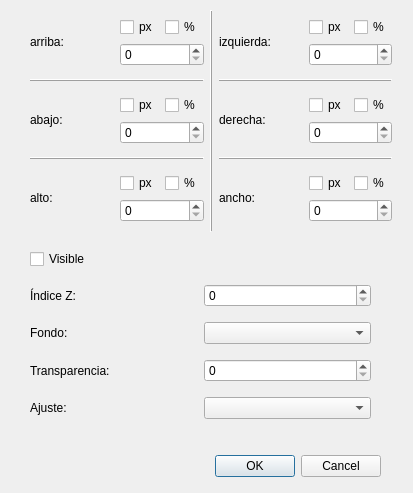
<?xml version="1.0" encoding="UTF-8"?>
<ui version="4.0">
 <class>ImageDescriptorAttr</class>
 <widget class="QDialog" name="ImageDescriptorAttr">
  <property name="geometry">
   <rect>
    <x>0</x>
    <y>0</y>
    <width>413</width>
    <height>493</height>
   </rect>
  </property>
  <property name="windowTitle">
   <string>Dialog</string>
  </property>
  <widget class="QDialogButtonBox" name="buttonBox">
   <property name="geometry">
    <rect>
     <x>40</x>
     <y>450</y>
     <width>341</width>
     <height>32</height>
    </rect>
   </property>
   <property name="orientation">
    <enum>Qt::Horizontal</enum>
   </property>
   <property name="standardButtons">
    <set>QDialogButtonBox::Cancel|QDialogButtonBox::Ok</set>
   </property>
  </widget>
  <widget class="QWidget" name="verticalLayoutWidget_2">
   <property name="geometry">
    <rect>
     <x>30</x>
     <y>240</y>
     <width>341</width>
     <height>190</height>
    </rect>
   </property>
   <layout class="QVBoxLayout" name="verticalLayout_9">
    <item>
     <widget class="QCheckBox" name="visibleCB">
      <property name="text">
       <string>Visible</string>
      </property>
     </widget>
    </item>
    <item>
     <layout class="QHBoxLayout" name="horizontalLayout_14">
      <item>
       <widget class="QLabel" name="label_7">
        <property name="text">
         <string>Índice Z:</string>
        </property>
       </widget>
      </item>
      <item>
       <widget class="QSpinBox" name="zIndexSB"/>
      </item>
     </layout>
    </item>
    <item>
     <layout class="QHBoxLayout" name="horizontalLayout_9">
      <item>
       <widget class="QLabel" name="label_8">
        <property name="text">
         <string>Fondo:</string>
        </property>
       </widget>
      </item>
      <item>
       <widget class="QComboBox" name="backgroundCB"/>
      </item>
     </layout>
    </item>
    <item>
     <layout class="QHBoxLayout" name="horizontalLayout_15">
      <item>
       <widget class="QLabel" name="label_9">
        <property name="text">
         <string>Transparencia:</string>
        </property>
       </widget>
      </item>
      <item>
       <widget class="QSpinBox" name="transparencySB"/>
      </item>
     </layout>
    </item>
    <item>
     <layout class="QHBoxLayout" name="horizontalLayout_16">
      <item>
       <widget class="QLabel" name="label_10">
        <property name="text">
         <string>Ajuste:</string>
        </property>
       </widget>
      </item>
      <item>
       <widget class="QComboBox" name="fitCB"/>
      </item>
     </layout>
    </item>
   </layout>
  </widget>
  <widget class="QWidget" name="horizontalLayoutWidget_4">
   <property name="geometry">
    <rect>
     <x>30</x>
     <y>10</y>
     <width>362</width>
     <height>222</height>
    </rect>
   </property>
   <layout class="QHBoxLayout" name="horizontalLayout_17">
    <item>
     <layout class="QVBoxLayout" name="verticalLayout_8">
      <item>
       <layout class="QHBoxLayout" name="horizontalLayout">
        <item>
         <layout class="QVBoxLayout" name="topLayout">
          <item>
           <widget class="QLabel" name="label">
            <property name="text">
             <string>arriba:</string>
            </property>
           </widget>
          </item>
         </layout>
        </item>
        <item>
         <layout class="QVBoxLayout" name="verticalLayout">
          <item>
           <layout class="QHBoxLayout" name="horizontalLayout_7">
            <item>
             <widget class="QCheckBox" name="pxTop">
              <property name="text">
               <string>px</string>
              </property>
             </widget>
            </item>
            <item>
             <widget class="QCheckBox" name="percentTop">
              <property name="text">
               <string>%</string>
              </property>
             </widget>
            </item>
           </layout>
          </item>
          <item>
           <widget class="QSpinBox" name="topSB"/>
          </item>
         </layout>
        </item>
       </layout>
      </item>
      <item>
       <widget class="QFrame" name="frame_2">
        <property name="frameShape">
         <enum>QFrame::HLine</enum>
        </property>
        <property name="frameShadow">
         <enum>QFrame::Raised</enum>
        </property>
       </widget>
      </item>
      <item>
       <layout class="QHBoxLayout" name="horizontalLayout_3">
        <item>
         <layout class="QVBoxLayout" name="verticalLayout_10">
          <item>
           <widget class="QLabel" name="label_3">
            <property name="text">
             <string>abajo:</string>
            </property>
           </widget>
          </item>
         </layout>
        </item>
        <item>
         <layout class="QVBoxLayout" name="verticalLayout_4">
          <item>
           <layout class="QHBoxLayout" name="horizontalLayout_10">
            <item>
             <widget class="QCheckBox" name="pxBottom">
              <property name="text">
               <string>px</string>
              </property>
             </widget>
            </item>
            <item>
             <widget class="QCheckBox" name="percentBottom">
              <property name="text">
               <string>%</string>
              </property>
             </widget>
            </item>
           </layout>
          </item>
          <item>
           <widget class="QSpinBox" name="bottomSB"/>
          </item>
         </layout>
        </item>
       </layout>
      </item>
      <item>
       <widget class="QFrame" name="frame">
        <property name="frameShape">
         <enum>QFrame::HLine</enum>
        </property>
        <property name="frameShadow">
         <enum>QFrame::Raised</enum>
        </property>
       </widget>
      </item>
      <item>
       <layout class="QHBoxLayout" name="horizontalLayout_6">
        <item>
         <layout class="QVBoxLayout" name="heightLayout">
          <item>
           <widget class="QLabel" name="label_6">
            <property name="text">
             <string>alto:</string>
            </property>
           </widget>
          </item>
         </layout>
        </item>
        <item>
         <layout class="QVBoxLayout" name="verticalLayout_7">
          <item>
           <layout class="QHBoxLayout" name="horizontalLayout_13">
            <item>
             <widget class="QCheckBox" name="pxHeight">
              <property name="text">
               <string>px</string>
              </property>
             </widget>
            </item>
            <item>
             <widget class="QCheckBox" name="percentHeight">
              <property name="text">
               <string>%</string>
              </property>
             </widget>
            </item>
           </layout>
          </item>
          <item>
           <widget class="QSpinBox" name="heightSB"/>
          </item>
         </layout>
        </item>
       </layout>
      </item>
     </layout>
    </item>
    <item>
     <widget class="QFrame" name="frame_5">
      <property name="frameShape">
       <enum>QFrame::VLine</enum>
      </property>
      <property name="frameShadow">
       <enum>QFrame::Raised</enum>
      </property>
     </widget>
    </item>
    <item>
     <layout class="QVBoxLayout" name="verticalLayout_3">
      <item>
       <layout class="QHBoxLayout" name="horizontalLayout_2">
        <item>
         <layout class="QVBoxLayout" name="leftLayout">
          <item>
           <widget class="QLabel" name="label_2">
            <property name="text">
             <string>izquierda:</string>
            </property>
           </widget>
          </item>
         </layout>
        </item>
        <item>
         <layout class="QVBoxLayout" name="verticalLayout_2">
          <item>
           <layout class="QHBoxLayout" name="horizontalLayout_8">
            <item>
             <widget class="QCheckBox" name="pxLeft">
              <property name="text">
               <string>px</string>
              </property>
             </widget>
            </item>
            <item>
             <widget class="QCheckBox" name="percentLeft">
              <property name="text">
               <string>%</string>
              </property>
             </widget>
            </item>
           </layout>
          </item>
          <item>
           <widget class="QSpinBox" name="leftSP"/>
          </item>
         </layout>
        </item>
       </layout>
      </item>
      <item>
       <widget class="QFrame" name="frame_4">
        <property name="frameShape">
         <enum>QFrame::HLine</enum>
        </property>
        <property name="frameShadow">
         <enum>QFrame::Raised</enum>
        </property>
       </widget>
      </item>
      <item>
       <layout class="QHBoxLayout" name="horizontalLayout_4">
        <item>
         <layout class="QVBoxLayout" name="verticalLayout_11">
          <item>
           <widget class="QLabel" name="label_4">
            <property name="text">
             <string>derecha:</string>
            </property>
           </widget>
          </item>
         </layout>
        </item>
        <item>
         <layout class="QVBoxLayout" name="verticalLayout_5">
          <item>
           <layout class="QHBoxLayout" name="horizontalLayout_11">
            <item>
             <widget class="QCheckBox" name="pxRight">
              <property name="text">
               <string>px</string>
              </property>
             </widget>
            </item>
            <item>
             <widget class="QCheckBox" name="percentRight">
              <property name="text">
               <string>%</string>
              </property>
             </widget>
            </item>
           </layout>
          </item>
          <item>
           <widget class="QSpinBox" name="rightSP"/>
          </item>
         </layout>
        </item>
       </layout>
      </item>
      <item>
       <widget class="QFrame" name="frame_3">
        <property name="frameShape">
         <enum>QFrame::HLine</enum>
        </property>
        <property name="frameShadow">
         <enum>QFrame::Raised</enum>
        </property>
       </widget>
      </item>
      <item>
       <layout class="QHBoxLayout" name="horizontalLayout_5">
        <item>
         <layout class="QVBoxLayout" name="widthLayout">
          <item>
           <widget class="QLabel" name="label_5">
            <property name="text">
             <string>ancho:</string>
            </property>
           </widget>
          </item>
         </layout>
        </item>
        <item>
         <layout class="QVBoxLayout" name="verticalLayout_6">
          <item>
           <layout class="QHBoxLayout" name="horizontalLayout_12">
            <item>
             <widget class="QCheckBox" name="pxWidth">
              <property name="text">
               <string>px</string>
              </property>
             </widget>
            </item>
            <item>
             <widget class="QCheckBox" name="percentWidth">
              <property name="text">
               <string>%</string>
              </property>
             </widget>
            </item>
           </layout>
          </item>
          <item>
           <widget class="QSpinBox" name="widthSB"/>
          </item>
         </layout>
        </item>
       </layout>
      </item>
     </layout>
    </item>
   </layout>
  </widget>
 </widget>
 <resources/>
 <connections>
  <connection>
   <sender>buttonBox</sender>
   <signal>accepted()</signal>
   <receiver>ImageDescriptorAttr</receiver>
   <slot>accept()</slot>
   <hints>
    <hint type="sourcelabel">
     <x>248</x>
     <y>254</y>
    </hint>
    <hint type="destinationlabel">
     <x>157</x>
     <y>274</y>
    </hint>
   </hints>
  </connection>
  <connection>
   <sender>buttonBox</sender>
   <signal>rejected()</signal>
   <receiver>ImageDescriptorAttr</receiver>
   <slot>reject()</slot>
   <hints>
    <hint type="sourcelabel">
     <x>316</x>
     <y>260</y>
    </hint>
    <hint type="destinationlabel">
     <x>286</x>
     <y>274</y>
    </hint>
   </hints>
  </connection>
 </connections>
</ui>
